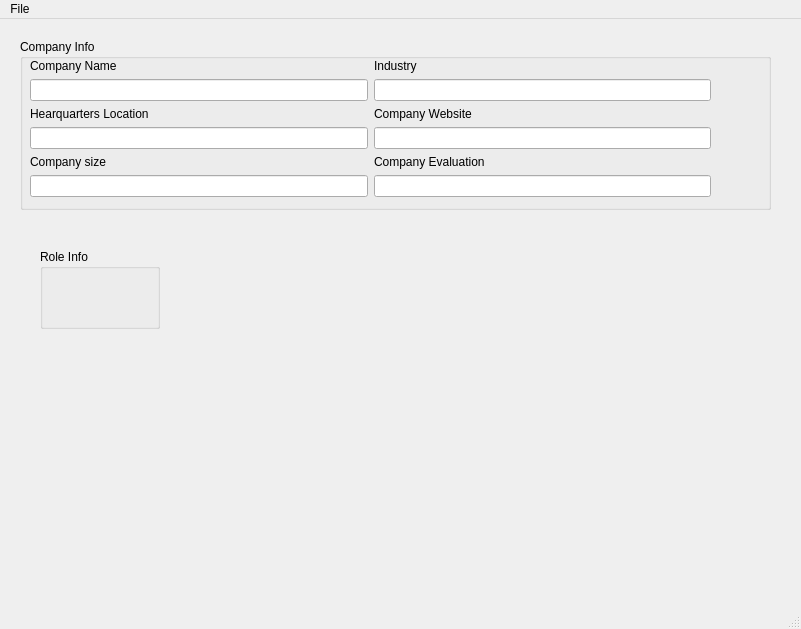
<?xml version="1.0" encoding="UTF-8"?>
<ui version="4.0">
 <class>MainWindow</class>
 <widget class="QMainWindow" name="MainWindow">
  <property name="geometry">
   <rect>
    <x>0</x>
    <y>0</y>
    <width>801</width>
    <height>629</height>
   </rect>
  </property>
  <property name="windowTitle">
   <string>MainWindow</string>
  </property>
  <widget class="QWidget" name="centralwidget">
   <widget class="QGroupBox" name="CompanyInfo">
    <property name="geometry">
     <rect>
      <x>20</x>
      <y>20</y>
      <width>751</width>
      <height>171</height>
     </rect>
    </property>
    <property name="title">
     <string>Company Info</string>
    </property>
    <widget class="QWidget" name="gridLayoutWidget">
     <property name="geometry">
      <rect>
       <x>10</x>
       <y>20</y>
       <width>681</width>
       <height>143</height>
      </rect>
     </property>
     <layout class="QGridLayout" name="gridLayout" rowstretch="1,0,0,0,0,0,0,0" columnstretch="0,0">
      <item row="0" column="0">
       <spacer name="verticalSpacer">
        <property name="orientation">
         <enum>Qt::Vertical</enum>
        </property>
        <property name="sizeHint" stdset="0">
         <size>
          <width>20</width>
          <height>40</height>
         </size>
        </property>
       </spacer>
      </item>
      <item row="1" column="0">
       <widget class="QLabel" name="company_name">
        <property name="text">
         <string>Company Name</string>
        </property>
       </widget>
      </item>
      <item row="1" column="1">
       <widget class="QLabel" name="industry">
        <property name="text">
         <string>Industry</string>
        </property>
       </widget>
      </item>
      <item row="5" column="1">
       <widget class="QLabel" name="revenue">
        <property name="text">
         <string>Company Evaluation</string>
        </property>
       </widget>
      </item>
      <item row="6" column="1">
       <widget class="QLineEdit" name="revenue_entry"/>
      </item>
      <item row="5" column="0">
       <widget class="QLabel" name="company_size">
        <property name="text">
         <string>Company size</string>
        </property>
       </widget>
      </item>
      <item row="3" column="1">
       <widget class="QLabel" name="website">
        <property name="text">
         <string>Company Website</string>
        </property>
       </widget>
      </item>
      <item row="3" column="0">
       <widget class="QLabel" name="location">
        <property name="text">
         <string>Hearquarters Location</string>
        </property>
       </widget>
      </item>
      <item row="4" column="1">
       <widget class="QLineEdit" name="website_entry"/>
      </item>
      <item row="2" column="1">
       <widget class="QLineEdit" name="industry_entry"/>
      </item>
      <item row="6" column="0">
       <widget class="QLineEdit" name="company_size_entry"/>
      </item>
      <item row="4" column="0">
       <widget class="QLineEdit" name="location_entry"/>
      </item>
      <item row="2" column="0">
       <widget class="QLineEdit" name="name_entry"/>
      </item>
      <item row="7" column="0">
       <spacer name="verticalSpacer_2">
        <property name="orientation">
         <enum>Qt::Vertical</enum>
        </property>
        <property name="sizeHint" stdset="0">
         <size>
          <width>20</width>
          <height>40</height>
         </size>
        </property>
       </spacer>
      </item>
     </layout>
    </widget>
   </widget>
   <widget class="QGroupBox" name="groupBox">
    <property name="geometry">
     <rect>
      <x>40</x>
      <y>230</y>
      <width>120</width>
      <height>80</height>
     </rect>
    </property>
    <property name="title">
     <string>Role Info</string>
    </property>
   </widget>
  </widget>
  <widget class="QMenuBar" name="menubar">
   <property name="geometry">
    <rect>
     <x>0</x>
     <y>0</y>
     <width>801</width>
     <height>18</height>
    </rect>
   </property>
   <widget class="QMenu" name="menuFile">
    <property name="title">
     <string>File</string>
    </property>
    <addaction name="actionNew_Entry"/>
    <addaction name="separator"/>
    <addaction name="actionExit"/>
   </widget>
   <addaction name="menuFile"/>
  </widget>
  <widget class="QStatusBar" name="statusbar"/>
  <action name="actionNew_Entry">
   <property name="checkable">
    <bool>false</bool>
   </property>
   <property name="text">
    <string>New Entry</string>
   </property>
   <property name="statusTip">
    <string>New Application Entry</string>
   </property>
   <property name="shortcut">
    <string>Ctrl+N</string>
   </property>
  </action>
  <action name="actionExit">
   <property name="text">
    <string>Exit</string>
   </property>
  </action>
 </widget>
 <resources/>
 <connections/>
</ui>
